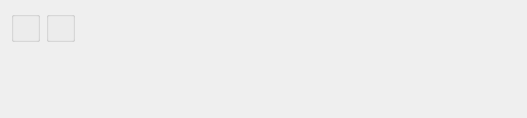
<?xml version="1.0" encoding="UTF-8"?>
<ui version="4.0">
 <comment>This file is part of the xTuple ERP: PostBooks Edition, a free and
open source Enterprise Resource Planning software suite,
Copyright (c) 1999-2010 by OpenMFG LLC, d/b/a xTuple.
It is licensed to you under the Common Public Attribution License
version 1.0, the full text of which (including xTuple-specific Exhibits)
is available at www.xtuple.com/CPAL.  By using this software, you agree
to be bound by its terms.</comment>
 <class>dspTimePhasedSalesByCustomer</class>
 <widget class="QWidget" name="dspTimePhasedSalesByCustomer">
  <property name="geometry">
   <rect>
    <x>0</x>
    <y>0</y>
    <width>527</width>
    <height>118</height>
   </rect>
  </property>
  <property name="windowTitle">
   <string>Time-Phased Sales History by Customer</string>
  </property>
  <layout class="QHBoxLayout" name="horizontalLayout">
   <item>
    <layout class="QVBoxLayout" name="verticalLayout_2">
     <property name="spacing">
      <number>0</number>
     </property>
     <item>
      <widget class="ParameterGroup" name="_customerType">
       <property name="title">
        <string/>
       </property>
       <property name="fixedSize">
        <bool>false</bool>
       </property>
      </widget>
     </item>
     <item>
      <spacer name="verticalSpacer">
       <property name="orientation">
        <enum>Qt::Vertical</enum>
       </property>
       <property name="sizeHint" stdset="0">
        <size>
         <width>20</width>
         <height>0</height>
        </size>
       </property>
      </spacer>
     </item>
    </layout>
   </item>
   <item>
    <layout class="QVBoxLayout" name="verticalLayout">
     <property name="spacing">
      <number>0</number>
     </property>
     <item>
      <widget class="ParameterGroup" name="_productCategory">
       <property name="title">
        <string/>
       </property>
       <property name="fixedSize">
        <bool>false</bool>
       </property>
      </widget>
     </item>
     <item>
      <spacer name="verticalSpacer_2">
       <property name="orientation">
        <enum>Qt::Vertical</enum>
       </property>
       <property name="sizeHint" stdset="0">
        <size>
         <width>20</width>
         <height>0</height>
        </size>
       </property>
      </spacer>
     </item>
    </layout>
   </item>
   <item>
    <spacer name="horizontalSpacer">
     <property name="orientation">
      <enum>Qt::Horizontal</enum>
     </property>
     <property name="sizeHint" stdset="0">
      <size>
       <width>6</width>
       <height>20</height>
      </size>
     </property>
    </spacer>
   </item>
  </layout>
 </widget>
 <layoutdefault spacing="6" margin="11"/>
 <pixmapfunction>qPixmapFromMimeSource</pixmapfunction>
 <customwidgets>
  <customwidget>
   <class>ParameterGroup</class>
   <extends>QGroupBox</extends>
   <header>parametergroup.h</header>
  </customwidget>
 </customwidgets>
 <tabstops>
  <tabstop>_customerType</tabstop>
  <tabstop>_productCategory</tabstop>
 </tabstops>
 <resources/>
 <connections/>
</ui>
